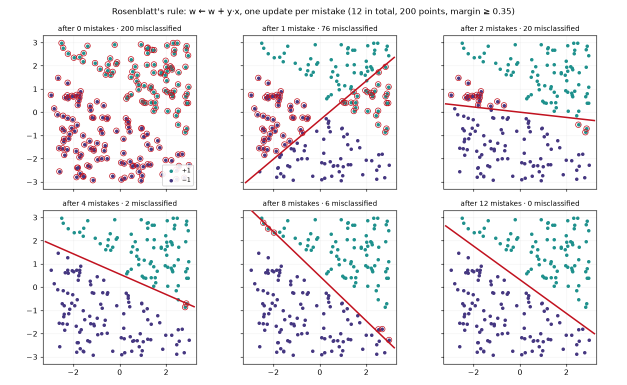
#> input picture modules/00a-perceptron/figures/perceptron_evolution.png, 1254 x 770 px (shown at 1/2 size)
$ python -i build_map.py   (imports and definitions only)
#> lines starting #> are read from the running program, lines starting #| are printed output that depends on the picture
# /// script
# requires-python = ">=3.11"
# dependencies = ["pillow"]
# ///
"""Build the standalone ML course map.

Reads template.html, replaces every {{FIGNN}} placeholder with a data: URI of the
matching module figure (downscaled, whichever of optimized PNG / JPEG q80 is
smaller) and writes two identical copies of the finished page:

  * <repo>/map.html                     — published on GitHub Pages (tracked in git)
  * tools/coursemap/course-map.html     — scratch copy for one-off sharing (gitignored)

    uv run build_map.py
"""

from __future__ import annotations

import base64
import io
import re
import sys
from pathlib import Path

from PIL import Image

HERE = Path(__file__).resolve().parent
REPO = HERE.parent.parent
MODULES = REPO / "modules"
TEMPLATE = HERE / "template.html"
# The published page (served by GitHub Pages at /ml-course/map.html) plus a
# scratch copy next to the template. Same bytes, written in one build.
SITE_OUTPUT = REPO / "map.html"
OUTPUT = HERE / "course-map.html"
OUTPUTS = (SITE_OUTPUT, OUTPUT)

MAX_W = 680
JPEG_QUALITY = 80

# module number -> (module directory name, figure file name)
FIGS: dict[str, tuple[str, str]] = {
    "00A": ("00a-perceptron", "perceptron_evolution.png"),
    "00B": ("00b-bayes-knn-pca", "pca_eigenimages.png"),
    "00C": ("00c-kernels-hopfield", "double_descent.png"),
    "01": ("01-autograd", "computation_graph.png"),
    "02": ("02-neural-networks", "fashion_weights.png"),
    "03": ("03-tokenization", "colored_tokens.png"),
    "04": ("04-attention-transformer", "attention_heads.png"),
    "05": ("05-transformers-library", "logit_lens.png"),
    "06": ("06-fine-tuning", "before_after_panel.png"),
    "07": ("07-inference-internals", "kv_cache_timing.png"),
    "08": ("08-vision", "attention_maps.png"),
    "09": ("09-diffusion", "ddpm_dreaming.png"),
    "10": ("10-agents", "handrolled_trace.png"),
    "11": ("11-inside-a-language-model", "patching_heatmap.png"),
    "12": ("12-features-and-dictionaries", "toy_superposition.png"),
    "13": ("13-inside-vision-and-jepa", "v_neuron.png"),
    "14": ("14-how-training-finds-a-solution", "grok.png"),
    "15": ("15-geometry-of-representations", "regions.png"),
    "16": ("16-self-supervised-and-jepa", "probes.png"),
    "17": ("17-learning-from-preferences", "length_bias.png"),
    "18": ("18-beyond-attention", "decode.png"),
    "19": ("19-scaling-laws", "fit.png"),
    "20": ("20-in-context-learning", "icl.png"),
    "21": ("21-retrieval-and-memory", "retrieval.png"),
    "22": ("22-reasoning-at-test-time", "vote.png"),
    "23": ("23-compression", "quant.png"),
    "24": ("24-reinforcement-learning", "ppo_clip.png"),
    "25": ("25-world-models-and-planning", "plan.png"),
    "26": ("26-rl-with-a-checker", "training.png"),
    "27": ("27-memory-as-a-matrix", "capacity.png"),
    "28": ("28-fewer-bits-trained-in", "matched.png"),
    "29": ("29-learning-new-keeping-old", "one_number.png"),
    "30": ("30-learning-without-a-backward-pass", "memory.png"),
    "31": ("31-world-model-from-pixels", "plan.png"),
    "32": ("32-is-the-explanation-real", "truth.png"),
    "33": ("33-text-by-denoising", "steps.png"),
    "34": ("34-prompts-as-parameters", "splits.png"),
    "35": ("35-evolution-with-an-llm-mutator", "curves.png"),
}


def data_uri(path: Path) -> tuple[str, int]:
    """Downscale `path` and return (data URI, encoded byte length)."""
    img = Image.open(path)
#> img is the input picture: PIL image 1254x770 RGBA; mean R, G, B, A 240.4, 238.9, 240.9, 255
    img.load()
    if img.mode not in ("RGB", "RGBA", "L"):
        img = img.convert("RGBA")
    if img.width > MAX_W:
        height = round(img.height * MAX_W / img.width)
#> height = 418
        img = img.resize((MAX_W, height), Image.LANCZOS)
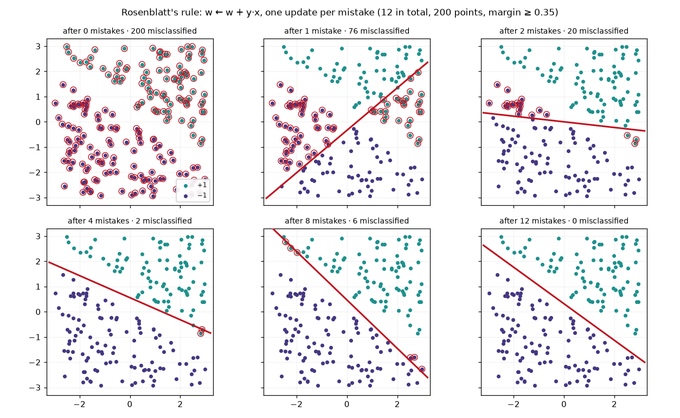
#> img: PIL image 680x418 RGBA; mean R, G, B, A 239.6, 238.1, 240.1, 255

    png_buf = io.BytesIO()
    img.save(png_buf, format="PNG", optimize=True)

    flat = img
    if flat.mode in ("RGBA", "LA", "P"):
        flat = flat.convert("RGBA")
        bg = Image.new("RGB", flat.size, (255, 255, 255))
#> bg: PIL image 680x418 RGB; every value is 255
        bg.paste(flat, mask=flat.split()[-1])
        flat = bg
    elif flat.mode != "RGB":
        flat = flat.convert("RGB")
    jpg_buf = io.BytesIO()
    flat.save(jpg_buf, format="JPEG", quality=JPEG_QUALITY, optimize=True, progressive=True)

    png, jpg = png_buf.getvalue(), jpg_buf.getvalue()
    raw, mime = (png, "image/png") if len(png) <= len(jpg) else (jpg, "image/jpeg")
    return f"data:{mime};base64,{base64.b64encode(raw).decode('ascii')}", len(raw)


def main() -> int:
    html = TEMPLATE.read_text(encoding="utf-8")
    total = 0

    for num, (module_dir, figure) in FIGS.items():
        src = MODULES / module_dir / "figures" / figure
        if not src.exists():
            print(f"missing figure: {src}", file=sys.stderr)
            return 1
        uri, size = data_uri(src)
        token = "{{FIG%s}}" % num
        if token not in html:
            print(f"placeholder {token} not found in template", file=sys.stderr)
            return 1
        html = html.replace(token, uri)
        total += size
        print(f"  {num}  {module_dir}/figures/{figure:<24} {size / 1024:7.1f} KB")

    left = re.findall(r"\{\{[A-Z0-9_]+\}\}", html)
    if left:
        print(f"unresolved placeholders: {sorted(set(left))}", file=sys.stderr)
        return 1

    for out in OUTPUTS:
        out.write_text(html, encoding="utf-8")

    size = SITE_OUTPUT.stat().st_size / 1024
    print(
        f"\n{size:.0f} KB ({len(FIGS)} figures, {total / 1024:.0f} KB of image data)"
    )
    for out in OUTPUTS:
        print(f"  wrote {out.relative_to(REPO)}")
    return 0


# [2 lines not run here, left out]

>>> result = data_uri('../../modules/00a-perceptron/figures/perceptron_evolution.png')

$ run again, on modules/00a-perceptron/figures/lstsq_projection.png
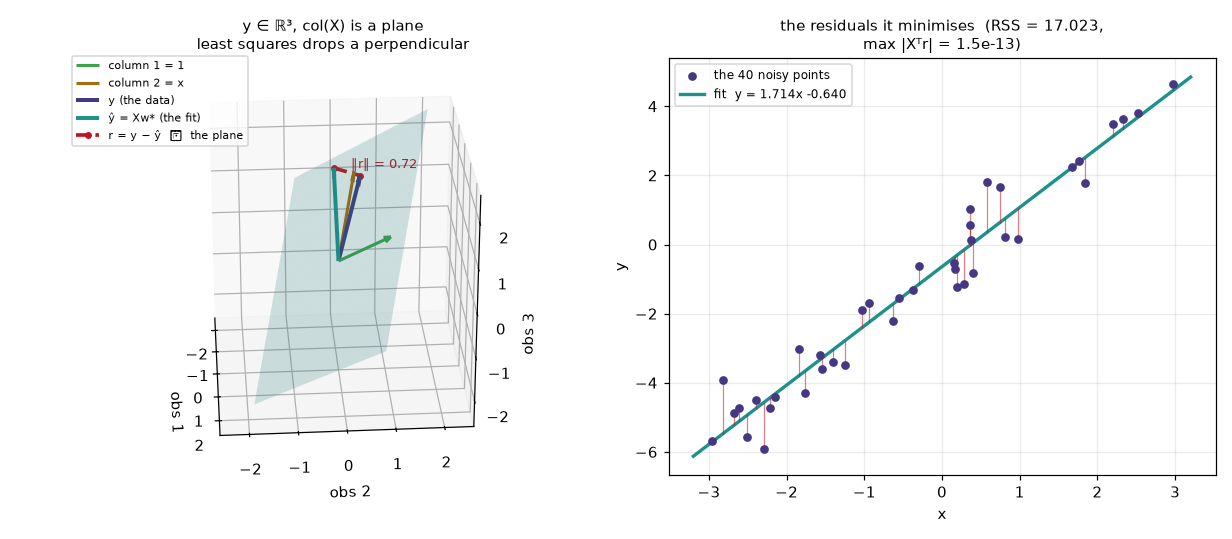
#> input picture modules/00a-perceptron/figures/lstsq_projection.png, 1232 x 539 px
#> in data_uri, img is the input picture: PIL image 1232x539 RGBA; mean R, G, B, A 246.1, 247.1, 247.3, 255
#> in data_uri, `img = img.resize((MAX_W, height), Image.LANCZOS)`:
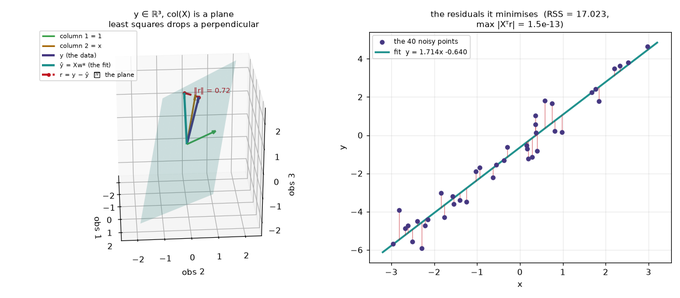
#> img: PIL image 680x298 RGBA; mean R, G, B, A 245.8, 246.7, 247, 255

$ run again, on modules/00a-perceptron/figures/margin_sweep.png
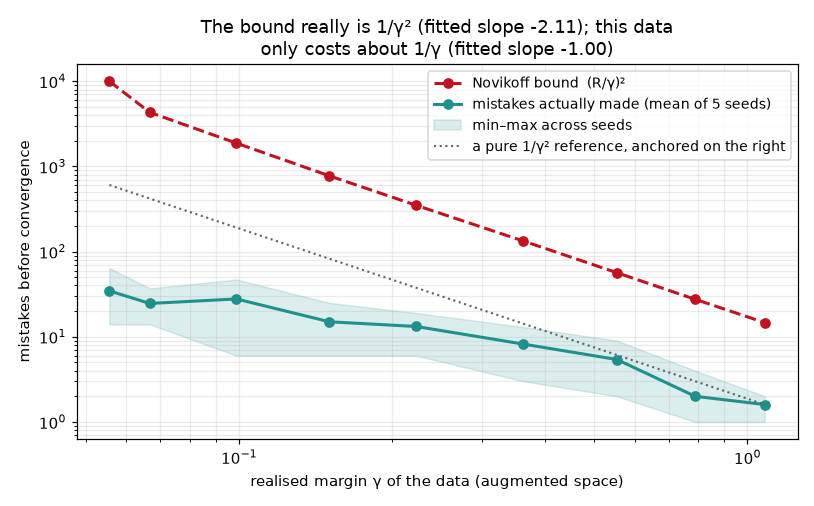
#> input picture modules/00a-perceptron/figures/margin_sweep.png, 814 x 506 px
#> in data_uri, img is the input picture: PIL image 814x506 RGBA; mean R, G, B, A 241.5, 242.7, 242.7, 255
#> in data_uri, `img = img.resize((MAX_W, height), Image.LANCZOS)`:
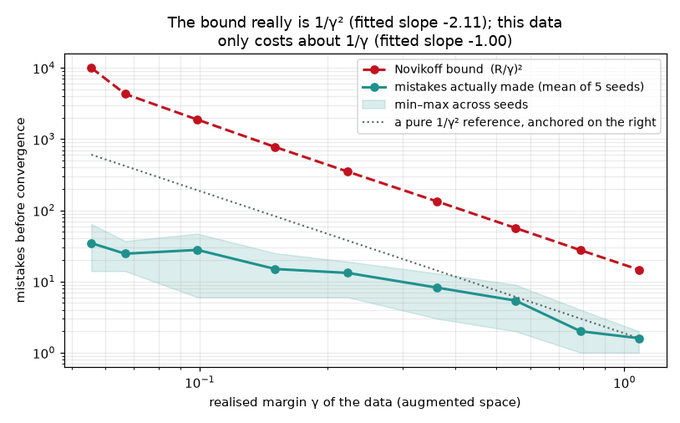
#> img: PIL image 680x423 RGBA; mean R, G, B, A 240.9, 242.2, 242.1, 255

$ run again, on modules/00a-perceptron/figures/mcculloch_pitts.png
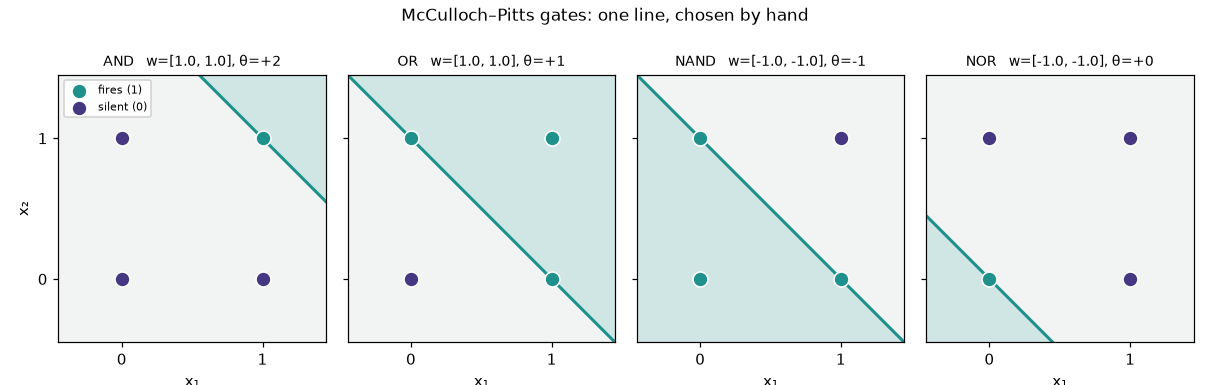
#> input picture modules/00a-perceptron/figures/mcculloch_pitts.png, 1210 x 385 px
#> in data_uri, img is the input picture: PIL image 1210x385 RGBA; mean R, G, B, A 233.6, 239.6, 239.2, 255
#> in data_uri, `img = img.resize((MAX_W, height), Image.LANCZOS)`:
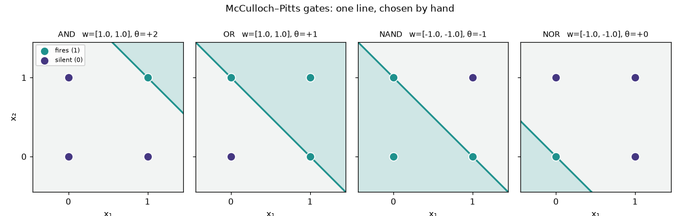
#> img: PIL image 680x216 RGBA; mean R, G, B, A 233.3, 239.2, 238.8, 255
